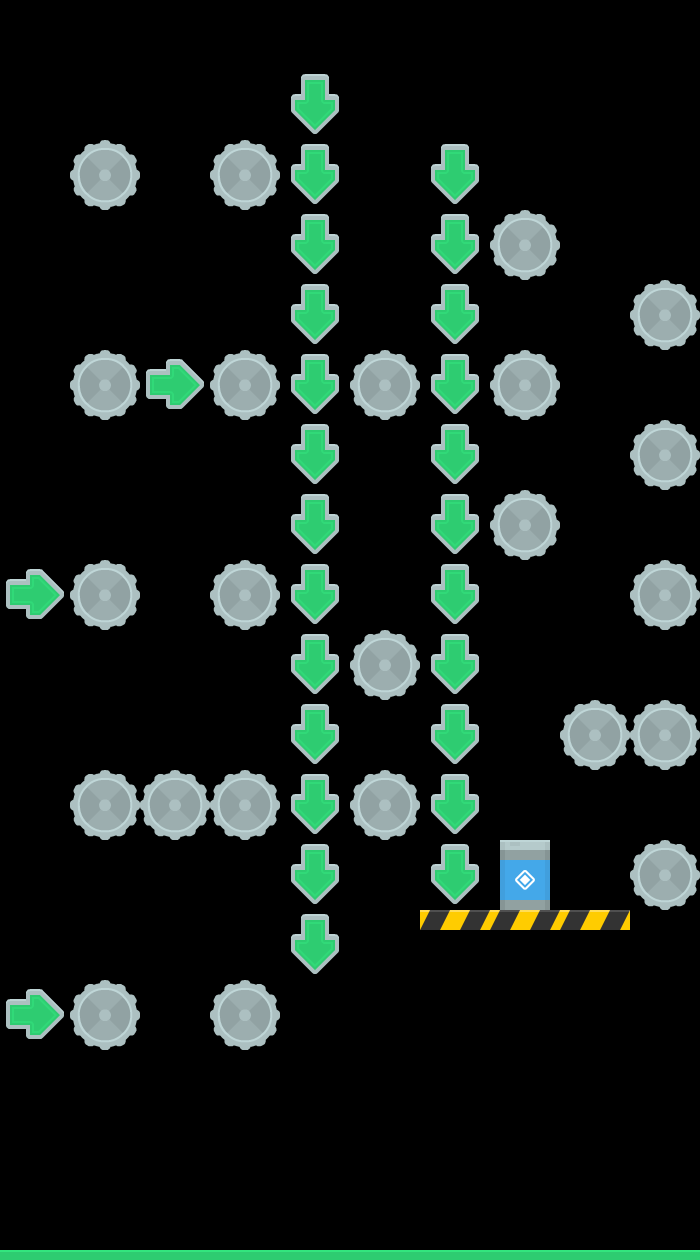

A level layout from a 2D game, rendered from its tile map. Below: a short description, then the map file with its tile-grid data intact:
An orthogonal 10x18 tile map with 70x70 px tiles, 1 tile layer (Tile Layer 1) and 30 objects (21x danger, 3x arrow_right, 2x arrow_down, 2x collision, player, ...).

<map version="1.4" tiledversion="1.4.3" orientation="orthogonal" renderorder="right-down" width="10" height="18" tilewidth="70" tileheight="70" infinite="0" nextlayerid="5" nextobjectid="38">
 <tileset firstgid="1" source="Rocket.tsx" />
 <layer id="1" name="Tile Layer 1" width="10" height="18">
  <data encoding="csv">
0,0,0,0,0,0,0,0,0,0,
0,0,0,0,112,0,0,0,0,0,
0,67,0,67,112,0,112,0,0,0,
0,0,0,0,112,0,112,67,0,0,
0,0,0,0,112,0,112,0,0,67,
0,67,70,67,112,67,112,67,0,0,
0,0,0,0,112,0,112,0,0,67,
0,0,0,0,112,0,112,67,0,0,
70,67,0,67,112,0,112,0,0,67,
0,0,0,0,112,67,112,0,0,0,
0,0,0,0,112,0,112,0,67,67,
0,67,67,67,112,67,112,0,0,0,
0,0,0,0,112,0,112,90,0,67,
0,0,0,0,112,0,64,64,64,0,
70,67,0,67,0,0,0,0,0,0,
0,0,0,0,0,0,0,0,0,0,
0,0,0,0,0,0,0,0,0,0,
11,11,11,11,11,11,11,11,11,11
</data>
 </layer>
 <objectgroup id="3" name="objects">
  <object id="1" name="player" x="242.667" y="1168" width="22.6667" height="26.6667" />
  <object id="2" name="exit" x="501.833" y="842" width="45.6667" height="64.6667" />
  <object id="10" name="arrow_down" x="282.105" y="71.5789" width="64.5614" height="913.684" />
  <object id="11" name="arrow_down" x="421.053" y="136.14" width="64.5614" height="767.719" />
  <object id="14" name="arrow_right" x="7.01754" y="981.053" width="57.5439" height="60.3509" />
  <object id="36" name="arrow_right" x="8.56138" y="563.158" width="57.5439" height="60.3509" />
  <object id="37" name="arrow_right" x="144.978" y="352.325" width="57.5439" height="60.3509" />
 </objectgroup>
 <objectgroup id="4" name="physics">
  <object id="7" name="collision" x="420" y="910" width="210" height="21.3333" />
  <object id="8" name="collision" x="1" y="1250" width="704" height="24" />
  <object id="15" name="danger" x="73.3333" y="774" width="205.333" height="64.6667" />
  <object id="16" name="danger" x="72.6667" y="560.667" width="65.3333" height="66.6667" />
  <object id="17" name="danger" x="211.333" y="560" width="68.6667" height="69.3333" />
  <object id="18" name="danger" x="72" y="981.333" width="67.3333" height="64" />
  <object id="19" name="danger" x="211.333" y="980" width="66.6667" height="66" />
  <object id="20" name="danger" x="72.6667" y="351.333" width="65.3333" height="65.3333" />
  <object id="21" name="danger" x="212.667" y="350" width="66.6667" height="66" />
  <object id="22" name="danger" x="72" y="141.333" width="66.6667" height="65.3333" />
  <object id="23" name="danger" x="214.667" y="140" width="63.3333" height="66" />
  <object id="24" name="danger" x="352" y="352.667" width="67.3333" height="62.6667" />
  <object id="25" name="danger" x="351.333" y="630" width="67.3333" height="68" />
  <object id="26" name="danger" x="351.333" y="771.333" width="67.3333" height="66" />
  <object id="27" name="danger" x="490" y="210" width="69.3333" height="67.3333" />
  <object id="28" name="danger" x="632.667" y="280" width="66.6667" height="69.3333" />
  <object id="29" name="danger" x="492" y="352" width="67.3333" height="65.3333" />
  <object id="30" name="danger" x="631.333" y="419.333" width="66.6667" height="66.6667" />
  <object id="31" name="danger" x="491.333" y="490" width="68" height="68" />
  <object id="32" name="danger" x="631.333" y="560" width="68" height="66.6667" />
  <object id="33" name="danger" x="563.333" y="699.333" width="66.6667" height="65.3333" />
  <object id="34" name="danger" x="630" y="700.667" width="68.6667" height="68.6667" />
  <object id="35" name="danger" x="632.667" y="842" width="66" height="66" />
 </objectgroup>
</map>
